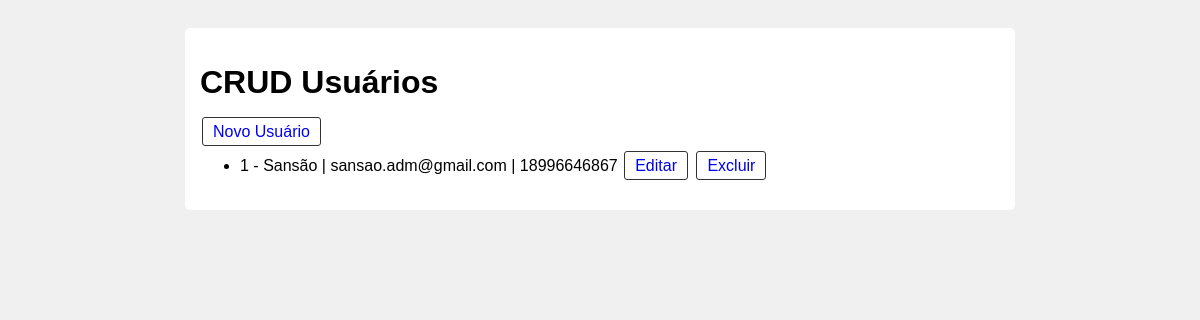
Before: / with the older database file.
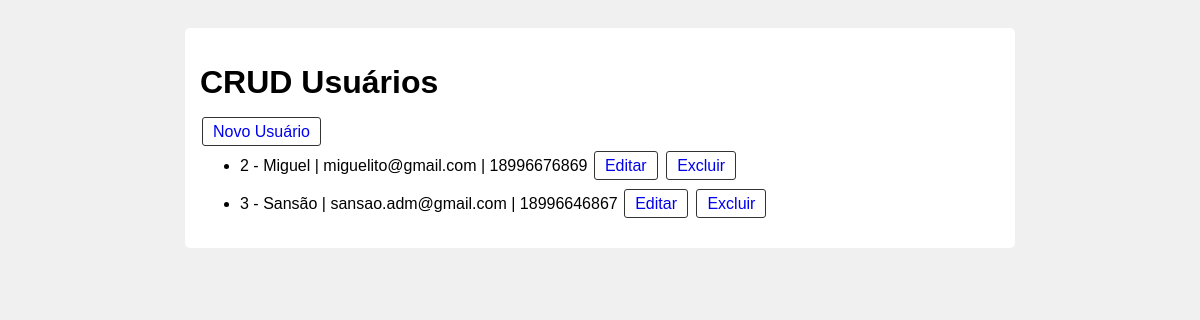
After: the same page with the newer database file.
### tables this page shows
CREATE TABLE usuarios (
    id INTEGER PRIMARY KEY AUTOINCREMENT,
    nome TEXT NOT NULL,
    email TEXT NOT NULL,
    telefone TEXT NOT NULL
);

### app.py (the view)
@app.route("/")
def index():
    conn = get_db_connection()
    usuarios = conn.execute("SELECT * FROM usuarios").fetchall()
    conn.close()
    return render_template("index.html", usuarios=usuarios)

### app.py (called while the page is built)
def get_db_connection():
    conn = sqlite3.connect(DB_NAME)
    conn.row_factory = sqlite3.Row
    return conn

### templates/index.html
{% extends "base.html" %}
{% block content %}
<a href="{{ url_for('criar') }}" class="btn">Novo Usuário</a>
<ul>
    {% for u in usuarios %}
        <li>
            {{ u.id }} - {{ u.nome }} | {{ u.email }} | {{ u.telefone }}
            <a href="{{ url_for('editar', id=u.id) }}" class="btn">Editar</a>
            <a href="{{ url_for('excluir', id=u.id) }}" class="btn">Excluir</a>
        </li>
    {% endfor %}
</ul>
{% endblock %}

### templates/base.html (shortened to what this page needs)
<!DOCTYPE html>
<html lang="pt-br">
<head>
</head>
<body>
    <div class="container">
        <h1>CRUD Usuários</h1>
        {% block content %}{% endblock %}
    </div>
</body>
</html>

### templates/base.html (style rules this page uses)
body { font-family: Arial, sans-serif; background: #f0f0f0; padding: 20px; }
li { margin-bottom: 20px; }
.container { max-width: 800px; margin: auto; background: #fff; padding: 15px; border-radius: 5px; }
.btn { padding: 5px 10px; margin: 2px; text-decoration: none; border: 1px solid #333; border-radius: 3px; }

Changed rows visible on the page:
removed usuarios: id "1", nome "Sansão", email "sansao.adm@gmail.com", telefone "18996646867"
added usuarios: id "2", nome "Miguel", email "miguelito@gmail.com", telefone "18996676869"
added usuarios: id "3", nome "Sansão", email "sansao.adm@gmail.com", telefone "18996646867"
